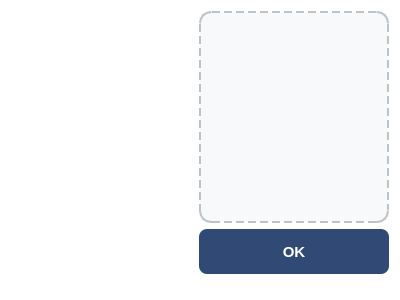
<?xml version="1.0" encoding="UTF-8"?>
<ui version="4.0">
 <class>VoterTokenMess</class>
 <widget class="QDialog" name="VoterTokenMess">
  <property name="geometry">
   <rect>
    <x>0</x>
    <y>0</y>
    <width>400</width>
    <height>300</height>
   </rect>
  </property>
  <property name="sizePolicy">
   <sizepolicy hsizetype="Fixed" vsizetype="Fixed">
    <horstretch>0</horstretch>
    <verstretch>0</verstretch>
   </sizepolicy>
  </property>
  <property name="windowTitle">
   <string>Dialog</string>
  </property>
  <property name="styleSheet">
   <string notr="true">/* 1. Main Dialog Background */
QDialog {
    background-color: #FFFFFF;
}

/* 3. The QR Code Image Box */
QLabel#qrImageLabel {
    background-color: #F8F9FA;
    border: 2px dashed #BDC3C7; /* Nice dashed border to look like a scan area */
    border-radius: 12px;
    padding: 10px;
}

/* 4. The Details Text below the QR Code */
QLabel#detailsLabel, QLabel#electionidLabel {
    font-family: &quot;Segoe UI&quot;, Arial, sans-serif;
    font-size: 14px;
    color: #7F8C8D; /* Soft readable gray */
    margin-bottom: 15px;
}

/* 5. The OK Button (Matching your Green Register Button) */
QPushButton#okButton {
    background-color: #314a75; 
    color: white;
    font-family: &quot;Segoe UI&quot;, Arial, sans-serif;
    font-size: 15px;
    font-weight: bold;
    border: none;
    border-radius: 8px; /* Smooth rounded corners */
    min-height: 45px;
    min-width: 190px; /* Makes the button wide and clickable */
    margin-bottom: 15px;
}

/* Hover effect for the button */
QPushButton#okButton:hover {
    background-color: #219653; /* Slightly darker green */
}

/* Click effect for the button */
QPushButton#okButton:pressed {
    background-color: #1E8449;
}</string>
  </property>
  <layout class="QHBoxLayout" name="horizontalLayout">
   <item>
    <layout class="QVBoxLayout" name="verticalLayout_2">
     <item>
      <widget class="QLabel" name="electionidLabel">
       <property name="text">
        <string/>
       </property>
      </widget>
     </item>
     <item>
      <widget class="QLabel" name="detailsLabel">
       <property name="text">
        <string/>
       </property>
      </widget>
     </item>
    </layout>
   </item>
   <item>
    <layout class="QVBoxLayout" name="verticalLayout">
     <item>
      <widget class="QLabel" name="qrImageLabel">
       <property name="text">
        <string/>
       </property>
      </widget>
     </item>
     <item>
      <widget class="QPushButton" name="okButton">
       <property name="sizePolicy">
        <sizepolicy hsizetype="Fixed" vsizetype="Fixed">
         <horstretch>0</horstretch>
         <verstretch>0</verstretch>
        </sizepolicy>
       </property>
       <property name="text">
        <string>OK</string>
       </property>
      </widget>
     </item>
    </layout>
   </item>
  </layout>
 </widget>
 <resources/>
 <connections/>
</ui>
